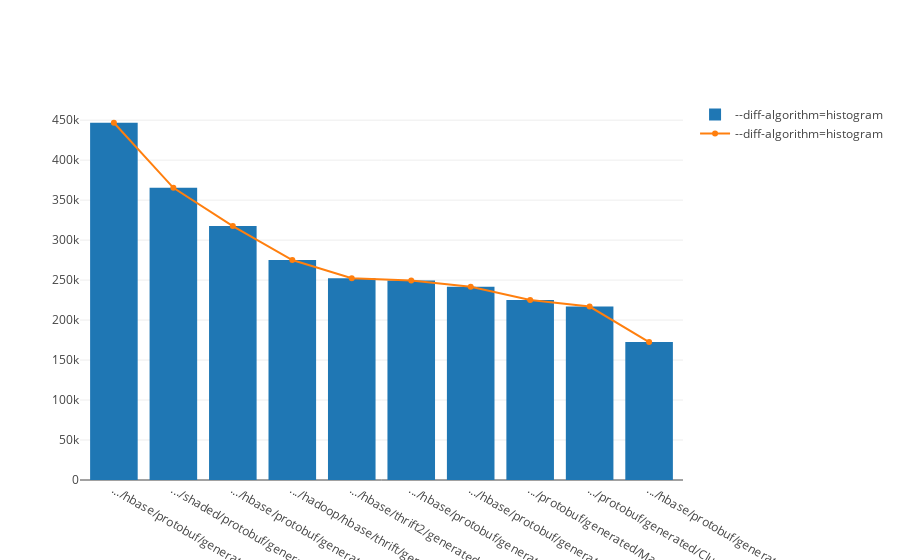

The notebook cell this image was saved under:
### Code cell
trace1 = go.Bar(
    x=dfhist['filename'][:10],
    y=dfhist['SUM #line_changed'][:10],
    name='--diff-algorithm=histogram'
)

trace2 = go.Scatter(
    x=dfhist['filename'][:10],
    y=dfhist['SUM #line_changed'][:10],
    name='--diff-algorithm=histogram')

dt = [trace1, trace2]
layout = go.Layout(
    barmode='group'
)

init_notebook_mode(connected=True)
fig = go.Figure(data=dt, layout=layout)
iplot(fig, show_link=False)

### Figure 1 — Plotly figure (JSON) as saved in the notebook; plotly's stock layout.template omitted (floating-point values rounded to 4 significant figures)
{"data": [{"name": "--diff-algorithm=histogram", "type": "bar", "x": [".../hbase/protobuf/generated/MasterProtos.java", ".../shaded/protobuf/generated/MasterProtos.java", ".../hbase/protobuf/generated/ClientProtos.java", ".../hadoop/hbase/thrift/generated/Hbase.java", ".../hbase/thrift2/generated/THBaseService.java", ".../hbase/protobuf/generated/HBaseProtos.java", ".../hbase/protobuf/generated/QuotaProtos.java", ".../protobuf/generated/MasterProcedureProtos.java", ".../protobuf/generated/ClusterStatusProtos.java", ".../hbase/protobuf/generated/AdminProtos.java"], "y": [446784, 365418, 317592, 275128, 252425, 249506, 241684, 225088, 216928, 172440]}, {"name": "--diff-algorithm=histogram", "type": "scatter", "x": [".../hbase/protobuf/generated/MasterProtos.java", ".../shaded/protobuf/generated/MasterProtos.java", ".../hbase/protobuf/generated/ClientProtos.java", ".../hadoop/hbase/thrift/generated/Hbase.java", ".../hbase/thrift2/generated/THBaseService.java", ".../hbase/protobuf/generated/HBaseProtos.java", ".../hbase/protobuf/generated/QuotaProtos.java", ".../protobuf/generated/MasterProcedureProtos.java", ".../protobuf/generated/ClusterStatusProtos.java", ".../hbase/protobuf/generated/AdminProtos.java"], "y": [446784, 365418, 317592, 275128, 252425, 249506, 241684, 225088, 216928, 172440]}], "layout": {"barmode": "group"}}
